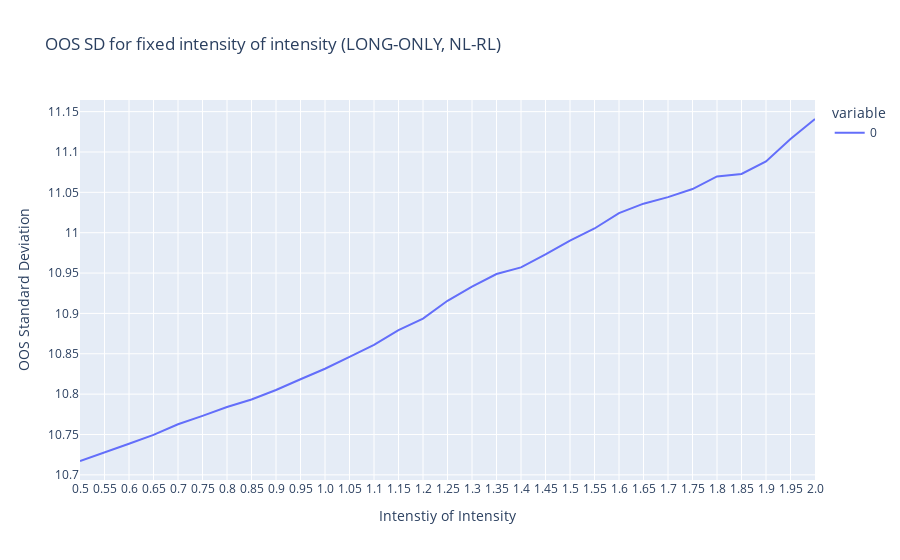

Notebook source saved alongside this figure:
### Code cell
qis_rawres = pd.read_csv(rf"H:\all\RL_Shrinkage_2024\ONE_YR_long_only\NonLinear_Shrinkage\intensity_of_intensity_data\all_rawres_p500_v2.csv", index_col=0)
px.line(
    qis_rawres.std() * np.sqrt(252)*100, 
    title="OOS SD for fixed intensity of intensity (LONG-ONLY, NL-RL)", 
    labels={'index': 'Intenstiy of Intensity', 'value':'OOS Standard Deviation'}
        
    )

### Figure 1 — Plotly figure (JSON) as saved in the notebook; plotly's stock layout.template omitted (floating-point values rounded to 4 significant figures)
{"data": [{"hovertemplate": "variable=0<br>Intenstiy of Intensity=%{x}<br>OOS Standard Deviation=%{y}<extra></extra>", "legendgroup": "0", "line": {"color": "#636efa", "dash": "solid"}, "marker": {"symbol": "circle"}, "mode": "lines", "name": "0", "orientation": "v", "showlegend": true, "type": "scatter", "x": ["0.5", "0.55", "0.6", "0.65", "0.7", "0.75", "0.8", "0.85", "0.9", "0.95", "1.0", "1.05", "1.1", "1.15", "1.2", "1.25", "1.3", "1.35", "1.4", "1.45", "1.5", "1.55", "1.6", "1.65", "1.7", "1.75", "1.8", "1.85", "1.9", "1.95", "2.0"], "xaxis": "x", "y": [10.72, 10.73, 10.74, 10.75, 10.76, 10.77, 10.78, 10.79, 10.81, 10.82, 10.83, 10.85, 10.86, 10.88, 10.89, 10.92, 10.93, 10.95, 10.96, 10.97, 10.99, 11.01, 11.02, 11.04, 11.04, 11.05, 11.07, 11.07, 11.09, 11.12, 11.14], "yaxis": "y"}], "layout": {"legend": {"title": {"text": "variable"}, "tracegroupgap": 0}, "title": {"text": "OOS SD for fixed intensity of intensity (LONG-ONLY, NL-RL)"}, "xaxis": {"anchor": "y", "domain": [0, 1], "title": {"text": "Intenstiy of Intensity"}}, "yaxis": {"anchor": "x", "domain": [0, 1], "title": {"text": "OOS Standard Deviation"}}}}
